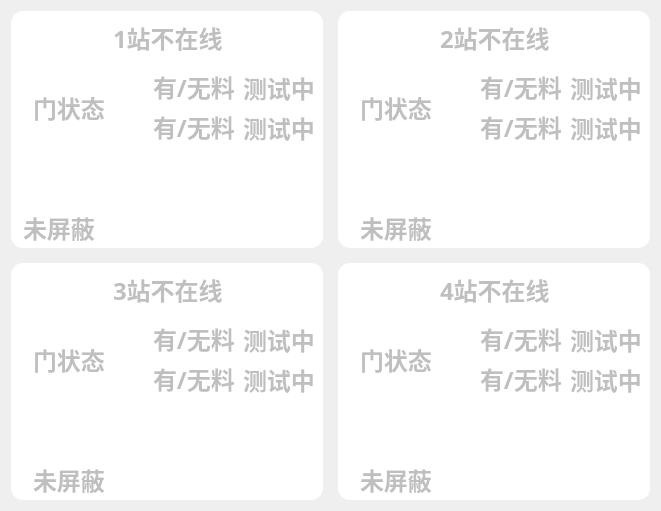
     <widget class="QWidget" name="layoutWidget">
      <property name="geometry">
       <rect>
        <x>60</x>
        <y>60</y>
        <width>661</width>
        <height>511</height>
       </rect>
      </property>
      <layout class="QGridLayout" name="gridLayout">
       <property name="spacing">
        <number>15</number>
       </property>
       <item row="0" column="0">
        <widget class="QFrame" name="frame_2">
         <property name="minimumSize">
          <size>
           <width>0</width>
           <height>0</height>
          </size>
         </property>
         <property name="maximumSize">
          <size>
           <width>5000</width>
           <height>5000</height>
          </size>
         </property>
         <property name="styleSheet">
          <string notr="true">.QFrame{
   background-color: rgb(255, 255, 255);
   border:0px;
   border-radius:12px;
   color:white;
   border: 8px solid qlineargradient(x1:0, y1:0, x2:1, y2:0,
                stop:0 rgb(0, 179, 87),stop:0.5 rgb(50, 149, 0),stop:1 rgb(0, 179, 87));
   }
QLineEdit{
border:none;
color: rgb(0, 0, 0);
color: rgb(127, 127, 127);
}</string>
         </property>
         <property name="frameShape">
          <enum>QFrame::StyledPanel</enum>
         </property>
         <property name="frameShadow">
          <enum>QFrame::Raised</enum>
         </property>
         <widget class="QLineEdit" name="lineEdit_1lian">
          <property name="enabled">
           <bool>false</bool>
          </property>
          <property name="geometry">
           <rect>
            <x>100</x>
            <y>10</y>
            <width>121</width>
            <height>31</height>
           </rect>
          </property>
          <property name="font">
           <font>
            <family>微软雅黑</family>
            <pointsize>18</pointsize>
            <weight>75</weight>
            <italic>false</italic>
            <bold>true</bold>
           </font>
          </property>
          <property name="styleSheet">
           <string notr="true"/>
          </property>
          <property name="text">
           <string/>
          </property>
          <property name="placeholderText">
           <string>1站不在线</string>
          </property>
         </widget>
         <widget class="QLineEdit" name="lineEdit_1jieguo">
          <property name="enabled">
           <bool>false</bool>
          </property>
          <property name="geometry">
           <rect>
            <x>230</x>
            <y>60</y>
            <width>81</width>
            <height>31</height>
           </rect>
          </property>
          <property name="font">
           <font>
            <family>微软雅黑</family>
            <pointsize>18</pointsize>
            <weight>75</weight>
            <bold>true</bold>
           </font>
          </property>
          <property name="styleSheet">
           <string notr="true"/>
          </property>
          <property name="text">
           <string/>
          </property>
          <property name="placeholderText">
           <string>测试中</string>
          </property>
         </widget>
         <widget class="QLineEdit" name="lineEdit_1youwu">
          <property name="enabled">
           <bool>false</bool>
          </property>
          <property name="geometry">
           <rect>
            <x>140</x>
            <y>60</y>
            <width>91</width>
            <height>31</height>
           </rect>
          </property>
          <property name="font">
           <font>
            <family>微软雅黑</family>
            <pointsize>18</pointsize>
            <weight>75</weight>
            <bold>true</bold>
           </font>
          </property>
          <property name="styleSheet">
           <string notr="true"/>
          </property>
          <property name="text">
           <string/>
          </property>
          <property name="placeholderText">
           <string>有/无料</string>
          </property>
         </widget>
         <widget class="QLineEdit" name="lineEdit_1robot">
          <property name="enabled">
           <bool>false</bool>
          </property>
          <property name="geometry">
           <rect>
            <x>30</x>
            <y>190</y>
            <width>31</width>
            <height>41</height>
           </rect>
          </property>
          <property name="styleSheet">
           <string notr="true">background-color:transparent;
border:none;
font: 75 30pt &quot;微软雅黑&quot;;
color: rgb(0, 0, 255);</string>
          </property>
          <property name="text">
           <string/>
          </property>
          <property name="placeholderText">
           <string/>
          </property>
         </widget>
         <widget class="QLineEdit" name="lineEdit_1kaimen">
          <property name="enabled">
           <bool>false</bool>
          </property>
          <property name="geometry">
           <rect>
            <x>20</x>
            <y>80</y>
            <width>81</width>
            <height>31</height>
           </rect>
          </property>
          <property name="font">
           <font>
            <family>微软雅黑</family>
            <pointsize>18</pointsize>
            <weight>75</weight>
            <bold>true</bold>
           </font>
          </property>
          <property name="styleSheet">
           <string notr="true"/>
          </property>
          <property name="text">
           <string/>
          </property>
          <property name="placeholderText">
           <string>门状态</string>
          </property>
         </widget>
         <widget class="QLineEdit" name="lineEdit_1pingb">
          <property name="enabled">
           <bool>false</bool>
          </property>
          <property name="geometry">
           <rect>
            <x>10</x>
            <y>200</y>
            <width>291</width>
            <height>31</height>
           </rect>
          </property>
          <property name="font">
           <font>
            <family>微软雅黑</family>
            <pointsize>18</pointsize>
            <weight>75</weight>
            <bold>true</bold>
           </font>
          </property>
          <property name="styleSheet">
           <string notr="true"/>
          </property>
          <property name="text">
           <string/>
          </property>
          <property name="placeholderText">
           <string>未屏蔽</string>
          </property>
         </widget>
         <widget class="QLineEdit" name="lineEdit_1youwu_2">
          <property name="enabled">
           <bool>false</bool>
          </property>
          <property name="geometry">
           <rect>
            <x>140</x>
            <y>100</y>
            <width>91</width>
            <height>31</height>
           </rect>
          </property>
          <property name="font">
           <font>
            <family>微软雅黑</family>
            <pointsize>18</pointsize>
            <weight>75</weight>
            <bold>true</bold>
           </font>
          </property>
          <property name="styleSheet">
           <string notr="true"/>
          </property>
          <property name="text">
           <string/>
          </property>
          <property name="placeholderText">
           <string>有/无料</string>
          </property>
         </widget>
         <widget class="QLineEdit" name="lineEdit_1jieguo_2">
          <property name="enabled">
           <bool>false</bool>
          </property>
          <property name="geometry">
           <rect>
            <x>230</x>
            <y>100</y>
            <width>81</width>
            <height>31</height>
           </rect>
          </property>
          <property name="font">
           <font>
            <family>微软雅黑</family>
            <pointsize>18</pointsize>
            <weight>75</weight>
            <bold>true</bold>
           </font>
          </property>
          <property name="styleSheet">
           <string notr="true"/>
          </property>
          <property name="text">
           <string/>
          </property>
          <property name="placeholderText">
           <string>测试中</string>
          </property>
         </widget>
        </widget>
       </item>
       <item row="1" column="1">
        <widget class="QFrame" name="frame_5">
         <property name="styleSheet">
          <string notr="true">.QFrame{
   background-color: rgb(255, 255, 255);
   border:0px;
   border-radius:12px;
   color:white;
   border: 8px solid qlineargradient(x1:0, y1:0, x2:1, y2:0,
                stop:0 rgb(0, 179, 87),stop:0.5 rgb(50, 149, 0),stop:1 rgb(0, 179, 87));
   }
QLineEdit{
border:none;
color: rgb(0, 0, 0);
color: rgb(127, 127, 127);
}</string>
         </property>
         <property name="frameShape">
          <enum>QFrame::StyledPanel</enum>
         </property>
         <property name="frameShadow">
          <enum>QFrame::Raised</enum>
         </property>
         <widget class="QLineEdit" name="lineEdit_4lian">
          <property name="enabled">
           <bool>false</bool>
          </property>
          <property name="geometry">
           <rect>
            <x>100</x>
            <y>10</y>
            <width>121</width>
            <height>31</height>
           </rect>
          </property>
          <property name="font">
           <font>
            <family>微软雅黑</family>
            <pointsize>18</pointsize>
            <weight>75</weight>
            <bold>true</bold>
           </font>
          </property>
          <property name="styleSheet">
           <string notr="true"/>
          </property>
          <property name="placeholderText">
           <string>4站不在线</string>
          </property>
         </widget>
         <widget class="QLineEdit" name="lineEdit_4jieguo">
          <property name="enabled">
           <bool>false</bool>
          </property>
          <property name="geometry">
           <rect>
            <x>230</x>
            <y>60</y>
            <width>81</width>
            <height>31</height>
           </rect>
          </property>
          <property name="font">
           <font>
            <family>微软雅黑</family>
            <pointsize>18</pointsize>
            <weight>75</weight>
            <bold>true</bold>
           </font>
          </property>
          <property name="styleSheet">
           <string notr="true"/>
          </property>
          <property name="text">
           <string/>
          </property>
          <property name="placeholderText">
           <string>测试中</string>
          </property>
         </widget>
         <widget class="QLineEdit" name="lineEdit_4youwu">
          <property name="enabled">
           <bool>false</bool>
          </property>
          <property name="geometry">
           <rect>
            <x>140</x>
            <y>60</y>
            <width>91</width>
            <height>31</height>
           </rect>
          </property>
          <property name="font">
           <font>
            <family>微软雅黑</family>
            <pointsize>18</pointsize>
            <weight>75</weight>
            <bold>true</bold>
           </font>
          </property>
          <property name="styleSheet">
           <string notr="true"/>
          </property>
          <property name="text">
           <string/>
          </property>
          <property name="placeholderText">
           <string>有/无料</string>
          </property>
         </widget>
         <widget class="QLineEdit" name="lineEdit_4robot">
          <property name="enabled">
           <bool>false</bool>
          </property>
          <property name="geometry">
           <rect>
            <x>20</x>
            <y>190</y>
            <width>31</width>
            <height>41</height>
           </rect>
          </property>
          <property name="styleSheet">
           <string notr="true">background-color:transparent;
border:none;
font: 75 30pt &quot;微软雅黑&quot;;
color: rgb(0, 0, 255);</string>
          </property>
          <property name="text">
           <string/>
          </property>
          <property name="placeholderText">
           <string/>
          </property>
         </widget>
         <widget class="QLineEdit" name="lineEdit_4kaimen">
          <property name="enabled">
           <bool>false</bool>
          </property>
          <property name="geometry">
           <rect>
            <x>20</x>
            <y>80</y>
            <width>81</width>
            <height>31</height>
           </rect>
          </property>
          <property name="font">
           <font>
            <family>微软雅黑</family>
            <pointsize>18</pointsize>
            <weight>75</weight>
            <bold>true</bold>
           </font>
          </property>
          <property name="styleSheet">
           <string notr="true"/>
          </property>
          <property name="text">
           <string/>
          </property>
          <property name="placeholderText">
           <string>门状态</string>
          </property>
         </widget>
         <widget class="QLineEdit" name="lineEdit_4pingb">
          <property name="enabled">
           <bool>false</bool>
          </property>
          <property name="geometry">
           <rect>
            <x>20</x>
            <y>200</y>
            <width>281</width>
            <height>31</height>
           </rect>
          </property>
          <property name="font">
           <font>
            <family>微软雅黑</family>
            <pointsize>18</pointsize>
            <weight>75</weight>
            <bold>true</bold>
           </font>
          </property>
          <property name="styleSheet">
           <string notr="true"/>
          </property>
          <property name="text">
           <string/>
          </property>
          <property name="placeholderText">
           <string>未屏蔽</string>
          </property>
         </widget>
         <widget class="QLineEdit" name="lineEdit_4youwu_2">
          <property name="enabled">
           <bool>false</bool>
          </property>
          <property name="geometry">
           <rect>
            <x>140</x>
            <y>100</y>
            <width>91</width>
            <height>31</height>
           </rect>
          </property>
          <property name="font">
           <font>
            <family>微软雅黑</family>
            <pointsize>18</pointsize>
            <weight>75</weight>
            <bold>true</bold>
           </font>
          </property>
          <property name="styleSheet">
           <string notr="true"/>
          </property>
          <property name="text">
           <string/>
          </property>
          <property name="placeholderText">
           <string>有/无料</string>
          </property>
         </widget>
         <widget class="QLineEdit" name="lineEdit_4jieguo_2">
          <property name="enabled">
           <bool>false</bool>
          </property>
          <property name="geometry">
           <rect>
            <x>230</x>
            <y>100</y>
            <width>81</width>
            <height>31</height>
           </rect>
          </property>
          <property name="font">
           <font>
            <family>微软雅黑</family>
            <pointsize>18</pointsize>
            <weight>75</weight>
            <bold>true</bold>
           </font>
          </property>
          <property name="styleSheet">
           <string notr="true"/>
          </property>
          <property name="text">
           <string/>
          </property>
          <property name="placeholderText">
           <string>测试中</string>
          </property>
         </widget>
        </widget>
       </item>
       <item row="1" column="0">
        <widget class="QFrame" name="frame_4">
         <property name="minimumSize">
          <size>
           <width>0</width>
           <height>0</height>
          </size>
         </property>
         <property name="maximumSize">
          <size>
           <width>5000</width>
           <height>5000</height>
          </size>
         </property>
         <property name="styleSheet">
          <string notr="true">.QFrame{
   background-color: rgb(255, 255, 255);
   border:0px;
   border-radius:12px;
   color:white;
   border: 8px solid qlineargradient(x1:0, y1:0, x2:1, y2:0,
                stop:0 rgb(0, 179, 87),stop:0.5 rgb(50, 149, 0),stop:1 rgb(0, 179, 87));
   }
QLineEdit{
border:none;
color: rgb(0, 0, 0);
color: rgb(127, 127, 127);
}</string>
         </property>
         <property name="frameShape">
          <enum>QFrame::StyledPanel</enum>
         </property>
         <property name="frameShadow">
          <enum>QFrame::Raised</enum>
         </property>
         <widget class="QLineEdit" name="lineEdit_3lian">
          <property name="enabled">
           <bool>false</bool>
          </property>
          <property name="geometry">
           <rect>
            <x>100</x>
            <y>10</y>
            <width>121</width>
            <height>31</height>
           </rect>
          </property>
          <property name="font">
           <font>
            <family>微软雅黑</family>
            <pointsize>18</pointsize>
            <weight>75</weight>
            <bold>true</bold>
           </font>
          </property>
          <property name="styleSheet">
           <string notr="true"/>
          </property>
          <property name="placeholderText">
           <string>3站不在线</string>
          </property>
         </widget>
         <widget class="QLineEdit" name="lineEdit_3jieguo">
          <property name="enabled">
           <bool>false</bool>
          </property>
          <property name="geometry">
           <rect>
            <x>230</x>
            <y>60</y>
            <width>81</width>
            <height>31</height>
           </rect>
          </property>
          <property name="font">
           <font>
            <family>微软雅黑</family>
            <pointsize>18</pointsize>
            <weight>75</weight>
            <bold>true</bold>
           </font>
          </property>
          <property name="styleSheet">
           <string notr="true"/>
          </property>
          <property name="text">
           <string/>
          </property>
          <property name="placeholderText">
           <string>测试中</string>
          </property>
         </widget>
         <widget class="QLineEdit" name="lineEdit_3youwu">
          <property name="enabled">
           <bool>false</bool>
          </property>
          <property name="geometry">
           <rect>
            <x>140</x>
            <y>60</y>
            <width>91</width>
            <height>31</height>
           </rect>
          </property>
          <property name="font">
           <font>
            <family>微软雅黑</family>
            <pointsize>18</pointsize>
            <weight>75</weight>
            <bold>true</bold>
           </font>
          </property>
          <property name="styleSheet">
           <string notr="true"/>
          </property>
          <property name="text">
           <string/>
          </property>
          <property name="placeholderText">
           <string>有/无料</string>
          </property>
         </widget>
         <widget class="QLineEdit" name="lineEdit_robot">
          <property name="enabled">
           <bool>false</bool>
          </property>
          <property name="geometry">
           <rect>
            <x>20</x>
            <y>190</y>
            <width>31</width>
            <height>41</height>
           </rect>
          </property>
          <property name="styleSheet">
           <string notr="true">background-color:transparent;
border:none;
font: 75 30pt &quot;微软雅黑&quot;;
color: rgb(0, 0, 255);</string>
          </property>
          <property name="text">
           <string/>
          </property>
          <property name="placeholderText">
           <string/>
          </property>
         </widget>
         <widget class="QLineEdit" name="lineEdit_3kaimen">
          <property name="enabled">
           <bool>false</bool>
          </property>
          <property name="geometry">
           <rect>
            <x>20</x>
            <y>80</y>
            <width>81</width>
            <height>31</height>
           </rect>
          </property>
          <property name="font">
           <font>
            <family>微软雅黑</family>
            <pointsize>18</pointsize>
            <weight>75</weight>
            <bold>true</bold>
           </font>
          </property>
          <property name="styleSheet">
           <string notr="true"/>
          </property>
          <property name="text">
           <string/>
          </property>
          <property name="placeholderText">
           <string>门状态</string>
          </property>
         </widget>
         <widget class="QLineEdit" name="lineEdit_3pingb">
          <property name="enabled">
           <bool>false</bool>
          </property>
          <property name="geometry">
           <rect>
            <x>20</x>
            <y>200</y>
            <width>281</width>
            <height>31</height>
           </rect>
          </property>
          <property name="font">
           <font>
            <family>微软雅黑</family>
            <pointsize>18</pointsize>
            <weight>75</weight>
            <bold>true</bold>
           </font>
          </property>
          <property name="styleSheet">
           <string notr="true"/>
          </property>
          <property name="text">
           <string/>
          </property>
          <property name="placeholderText">
           <string>未屏蔽</string>
          </property>
         </widget>
         <widget class="QLineEdit" name="lineEdit_3youwu_2">
          <property name="enabled">
           <bool>false</bool>
          </property>
          <property name="geometry">
           <rect>
            <x>140</x>
            <y>100</y>
            <width>91</width>
            <height>31</height>
           </rect>
          </property>
          <property name="font">
           <font>
            <family>微软雅黑</family>
            <pointsize>18</pointsize>
            <weight>75</weight>
            <bold>true</bold>
           </font>
          </property>
          <property name="styleSheet">
           <string notr="true"/>
          </property>
          <property name="text">
           <string/>
          </property>
          <property name="placeholderText">
           <string>有/无料</string>
          </property>
         </widget>
         <widget class="QLineEdit" name="lineEdit_3jieguo_2">
          <property name="enabled">
           <bool>false</bool>
          </property>
          <property name="geometry">
           <rect>
            <x>230</x>
            <y>100</y>
            <width>81</width>
            <height>31</height>
           </rect>
          </property>
          <property name="font">
           <font>
            <family>微软雅黑</family>
            <pointsize>18</pointsize>
            <weight>75</weight>
            <bold>true</bold>
           </font>
          </property>
          <property name="styleSheet">
           <string notr="true"/>
          </property>
          <property name="text">
           <string/>
          </property>
          <property name="placeholderText">
           <string>测试中</string>
          </property>
         </widget>
        </widget>
       </item>
       <item row="0" column="1">
        <widget class="QFrame" name="frame_3">
         <property name="minimumSize">
          <size>
           <width>0</width>
           <height>0</height>
          </size>
         </property>
         <property name="maximumSize">
          <size>
           <width>5000</width>
           <height>5000</height>
          </size>
         </property>
         <property name="styleSheet">
          <string notr="true">.QFrame{
   background-color: rgb(255, 255, 255);
   border:0px;
   border-radius:12px;
   color:white;
   border: 8px solid qlineargradient(x1:0, y1:0, x2:1, y2:0,
                stop:0 rgb(0, 179, 87),stop:0.5 rgb(50, 149, 0),stop:1 rgb(0, 179, 87));
   }
QLineEdit{
border:none;
color: rgb(0, 0, 0);
color: rgb(127, 127, 127);
}</string>
         </property>
         <property name="frameShape">
          <enum>QFrame::StyledPanel</enum>
         </property>
         <property name="frameShadow">
          <enum>QFrame::Raised</enum>
         </property>
         <widget class="QLineEdit" name="lineEdit_2lian">
          <property name="enabled">
           <bool>false</bool>
          </property>
          <property name="geometry">
           <rect>
            <x>100</x>
            <y>10</y>
            <width>121</width>
            <height>31</height>
           </rect>
          </property>
          <property name="font">
           <font>
            <family>微软雅黑</family>
            <pointsize>18</pointsize>
            <weight>75</weight>
            <italic>false</italic>
            <bold>true</bold>
           </font>
          </property>
          <property name="styleSheet">
           <string notr="true"/>
          </property>
          <property name="placeholderText">
           <string>2站不在线</string>
          </property>
         </widget>
         <widget class="QLineEdit" name="lineEdit_2jieguo">
          <property name="enabled">
           <bool>false</bool>
          </property>
          <property name="geometry">
           <rect>
            <x>230</x>
            <y>60</y>
            <width>81</width>
            <height>31</height>
           </rect>
          </property>
          <property name="font">
           <font>
            <family>微软雅黑</family>
            <pointsize>18</pointsize>
            <weight>75</weight>
            <bold>true</bold>
           </font>
          </property>
          <property name="styleSheet">
           <string notr="true"/>
          </property>
          <property name="text">
           <string/>
          </property>
          <property name="placeholderText">
           <string>测试中</string>
          </property>
         </widget>
         <widget class="QLineEdit" name="lineEdit_2youwu">
          <property name="enabled">
           <bool>false</bool>
          </property>
          <property name="geometry">
           <rect>
            <x>140</x>
            <y>60</y>
            <width>91</width>
            <height>31</height>
           </rect>
          </property>
          <property name="font">
           <font>
            <family>微软雅黑</family>
            <pointsize>18</pointsize>
            <weight>75</weight>
            <bold>true</bold>
           </font>
          </property>
          <property name="styleSheet">
           <string notr="true"/>
          </property>
          <property name="text">
           <string/>
          </property>
          <property name="placeholderText">
           <string>有/无料</string>
          </property>
         </widget>
         <widget class="QLineEdit" name="lineEdit_2robot">
          <property name="enabled">
           <bool>false</bool>
          </property>
          <property name="geometry">
           <rect>
            <x>30</x>
            <y>190</y>
            <width>31</width>
            <height>41</height>
           </rect>
          </property>
          <property name="styleSheet">
           <string notr="true">background-color:transparent;
border:none;
font: 75 30pt &quot;微软雅黑&quot;;
color: rgb(0, 0, 255);</string>
          </property>
          <property name="text">
           <string/>
          </property>
          <property name="placeholderText">
           <string/>
          </property>
         </widget>
         <widget class="QLineEdit" name="lineEdit_2kaimen">
          <property name="enabled">
           <bool>false</bool>
          </property>
          <property name="geometry">
           <rect>
            <x>20</x>
            <y>80</y>
            <width>81</width>
            <height>31</height>
           </rect>
          </property>
          <property name="font">
           <font>
            <family>微软雅黑</family>
            <pointsize>18</pointsize>
            <weight>75</weight>
            <bold>true</bold>
           </font>
          </property>
          <property name="styleSheet">
           <string notr="true"/>
          </property>
          <property name="text">
           <string/>
          </property>
          <property name="placeholderText">
           <string>门状态</string>
          </property>
         </widget>
         <widget class="QLineEdit" name="lineEdit_2pingb">
          <property name="enabled">
           <bool>false</bool>
          </property>
          <property name="geometry">
           <rect>
            <x>20</x>
            <y>200</y>
            <width>281</width>
            <height>31</height>
           </rect>
          </property>
          <property name="font">
           <font>
            <family>微软雅黑</family>
            <pointsize>18</pointsize>
            <weight>75</weight>
            <bold>true</bold>
           </font>
          </property>
          <property name="styleSheet">
           <string notr="true"/>
          </property>
          <property name="text">
           <string/>
          </property>
          <property name="placeholderText">
           <string>未屏蔽</string>
          </property>
         </widget>
         <widget class="QLineEdit" name="lineEdit_2jieguo_2">
          <property name="enabled">
           <bool>false</bool>
          </property>
          <property name="geometry">
           <rect>
            <x>230</x>
            <y>100</y>
            <width>81</width>
            <height>31</height>
           </rect>
          </property>
          <property name="font">
           <font>
            <family>微软雅黑</family>
            <pointsize>18</pointsize>
            <weight>75</weight>
            <bold>true</bold>
           </font>
          </property>
          <property name="styleSheet">
           <string notr="true"/>
          </property>
          <property name="text">
           <string/>
          </property>
          <property name="placeholderText">
           <string>测试中</string>
          </property>
         </widget>
         <widget class="QLineEdit" name="lineEdit_2youwu_2">
          <property name="enabled">
           <bool>false</bool>
          </property>
          <property name="geometry">
           <rect>
            <x>140</x>
            <y>100</y>
            <width>91</width>
            <height>31</height>
           </rect>
          </property>
          <property name="font">
           <font>
            <family>微软雅黑</family>
            <pointsize>18</pointsize>
            <weight>75</weight>
            <bold>true</bold>
           </font>
          </property>
          <property name="styleSheet">
           <string notr="true"/>
          </property>
          <property name="text">
           <string/>
          </property>
          <property name="placeholderText">
           <string>有/无料</string>
          </property>
         </widget>
        </widget>
       </item>
      </layout>
     </widget>
